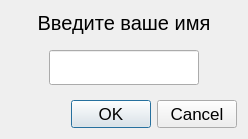
<?xml version="1.0" encoding="UTF-8"?>
<ui version="4.0">
 <class>NameWindow</class>
 <widget class="QDialog" name="NameWindow">
  <property name="geometry">
   <rect>
    <x>0</x>
    <y>0</y>
    <width>248</width>
    <height>139</height>
   </rect>
  </property>
  <property name="maximumSize">
   <size>
    <width>250</width>
    <height>150</height>
   </size>
  </property>
  <property name="font">
   <font>
    <pointsize>13</pointsize>
   </font>
  </property>
  <property name="windowTitle">
   <string>Dialog</string>
  </property>
  <property name="windowIcon">
   <iconset resource="rsc.qrc">
    <normaloff>:/img/icon.jpg</normaloff>:/img/icon.jpg</iconset>
  </property>
  <layout class="QVBoxLayout" name="verticalLayout">
   <item>
    <widget class="QLabel" name="label">
     <property name="font">
      <font>
       <pointsize>15</pointsize>
      </font>
     </property>
     <property name="text">
      <string>Введите ваше имя</string>
     </property>
     <property name="alignment">
      <set>Qt::AlignCenter</set>
     </property>
    </widget>
   </item>
   <item>
    <spacer name="verticalSpacer_2">
     <property name="orientation">
      <enum>Qt::Vertical</enum>
     </property>
     <property name="sizeHint" stdset="0">
      <size>
       <width>20</width>
       <height>40</height>
      </size>
     </property>
    </spacer>
   </item>
   <item>
    <layout class="QHBoxLayout" name="horizontalLayout">
     <item>
      <spacer name="horizontalSpacer">
       <property name="orientation">
        <enum>Qt::Horizontal</enum>
       </property>
       <property name="sizeHint" stdset="0">
        <size>
         <width>40</width>
         <height>20</height>
        </size>
       </property>
      </spacer>
     </item>
     <item>
      <widget class="QLineEdit" name="lineEdit">
       <property name="minimumSize">
        <size>
         <width>150</width>
         <height>35</height>
        </size>
       </property>
       <property name="maximumSize">
        <size>
         <width>150</width>
         <height>16777215</height>
        </size>
       </property>
       <property name="font">
        <font>
         <pointsize>15</pointsize>
        </font>
       </property>
       <property name="text">
        <string/>
       </property>
       <property name="alignment">
        <set>Qt::AlignCenter</set>
       </property>
      </widget>
     </item>
     <item>
      <spacer name="horizontalSpacer_2">
       <property name="orientation">
        <enum>Qt::Horizontal</enum>
       </property>
       <property name="sizeHint" stdset="0">
        <size>
         <width>40</width>
         <height>20</height>
        </size>
       </property>
      </spacer>
     </item>
    </layout>
   </item>
   <item>
    <spacer name="verticalSpacer">
     <property name="orientation">
      <enum>Qt::Vertical</enum>
     </property>
     <property name="sizeHint" stdset="0">
      <size>
       <width>20</width>
       <height>40</height>
      </size>
     </property>
    </spacer>
   </item>
   <item>
    <widget class="QDialogButtonBox" name="buttonBox">
     <property name="orientation">
      <enum>Qt::Horizontal</enum>
     </property>
     <property name="standardButtons">
      <set>QDialogButtonBox::Cancel|QDialogButtonBox::Ok</set>
     </property>
    </widget>
   </item>
  </layout>
 </widget>
 <resources>
  <include location="rsc.qrc"/>
 </resources>
 <connections>
  <connection>
   <sender>buttonBox</sender>
   <signal>accepted()</signal>
   <receiver>NameWindow</receiver>
   <slot>accept()</slot>
   <hints>
    <hint type="sourcelabel">
     <x>248</x>
     <y>254</y>
    </hint>
    <hint type="destinationlabel">
     <x>157</x>
     <y>274</y>
    </hint>
   </hints>
  </connection>
  <connection>
   <sender>buttonBox</sender>
   <signal>rejected()</signal>
   <receiver>NameWindow</receiver>
   <slot>reject()</slot>
   <hints>
    <hint type="sourcelabel">
     <x>316</x>
     <y>260</y>
    </hint>
    <hint type="destinationlabel">
     <x>286</x>
     <y>274</y>
    </hint>
   </hints>
  </connection>
 </connections>
</ui>
